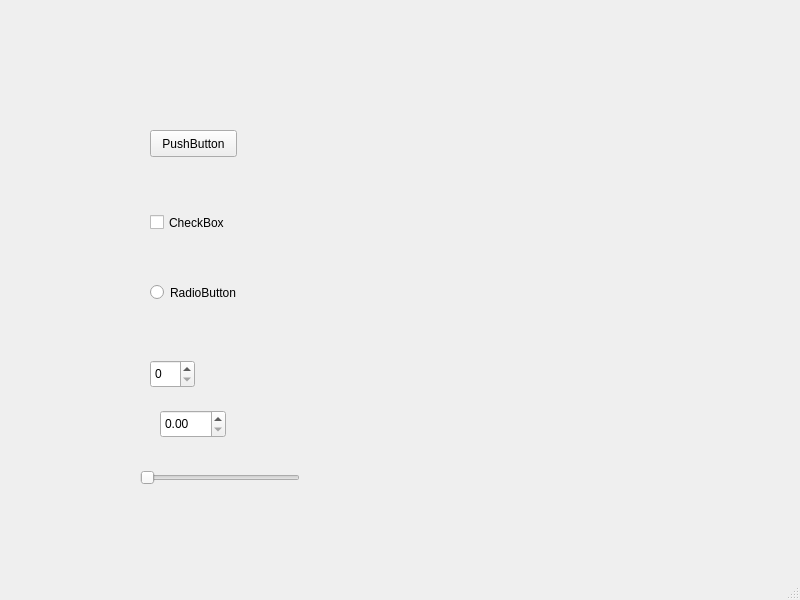
<?xml version="1.0" encoding="UTF-8"?>
<ui version="4.0">
 <class>MainWindow</class>
 <widget class="QMainWindow" name="MainWindow">
  <property name="geometry">
   <rect>
    <x>0</x>
    <y>0</y>
    <width>800</width>
    <height>600</height>
   </rect>
  </property>
  <property name="windowTitle">
   <string>MainWindow</string>
  </property>
  <widget class="QWidget" name="centralwidget">
   <widget class="QPushButton" name="pushButton">
    <property name="geometry">
     <rect>
      <x>150</x>
      <y>130</y>
      <width>87</width>
      <height>27</height>
     </rect>
    </property>
    <property name="text">
     <string>PushButton</string>
    </property>
    <property name="function" stdset="0">
     <string>hal_io</string>
    </property>
    <property name="pin_name" stdset="0">
     <string>pb</string>
    </property>
   </widget>
   <widget class="QCheckBox" name="checkBox">
    <property name="geometry">
     <rect>
      <x>150</x>
      <y>210</y>
      <width>92</width>
      <height>25</height>
     </rect>
    </property>
    <property name="text">
     <string>CheckBox</string>
    </property>
    <property name="function" stdset="0">
     <string>hal_io</string>
    </property>
    <property name="pin_name" stdset="0">
     <string>cb</string>
    </property>
   </widget>
   <widget class="QRadioButton" name="radioButton">
    <property name="geometry">
     <rect>
      <x>150</x>
      <y>280</y>
      <width>109</width>
      <height>25</height>
     </rect>
    </property>
    <property name="text">
     <string>RadioButton</string>
    </property>
    <property name="function" stdset="0">
     <string>hal_io</string>
    </property>
    <property name="pin_name" stdset="0">
     <string>rb</string>
    </property>
   </widget>
   <widget class="QSpinBox" name="spinBox">
    <property name="geometry">
     <rect>
      <x>150</x>
      <y>360</y>
      <width>45</width>
      <height>28</height>
     </rect>
    </property>
    <property name="function" stdset="0">
     <string>hal_io</string>
    </property>
    <property name="pin_name" stdset="0">
     <string>sb</string>
    </property>
   </widget>
   <widget class="QDoubleSpinBox" name="doubleSpinBox">
    <property name="geometry">
     <rect>
      <x>160</x>
      <y>410</y>
      <width>66</width>
      <height>28</height>
     </rect>
    </property>
    <property name="function" stdset="0">
     <string>hal_io</string>
    </property>
    <property name="pin_name" stdset="0">
     <string>dsb</string>
    </property>
   </widget>
   <widget class="QSlider" name="horizontalSlider">
    <property name="geometry">
     <rect>
      <x>140</x>
      <y>470</y>
      <width>160</width>
      <height>16</height>
     </rect>
    </property>
    <property name="orientation">
     <enum>Qt::Horizontal</enum>
    </property>
    <property name="function" stdset="0">
     <string>hal_io</string>
    </property>
    <property name="pin_name" stdset="0">
     <string>hs</string>
    </property>
   </widget>
  </widget>
  <widget class="QMenuBar" name="menubar">
   <property name="geometry">
    <rect>
     <x>0</x>
     <y>0</y>
     <width>800</width>
     <height>24</height>
    </rect>
   </property>
  </widget>
  <widget class="QStatusBar" name="statusbar"/>
 </widget>
 <resources/>
 <connections/>
</ui>
